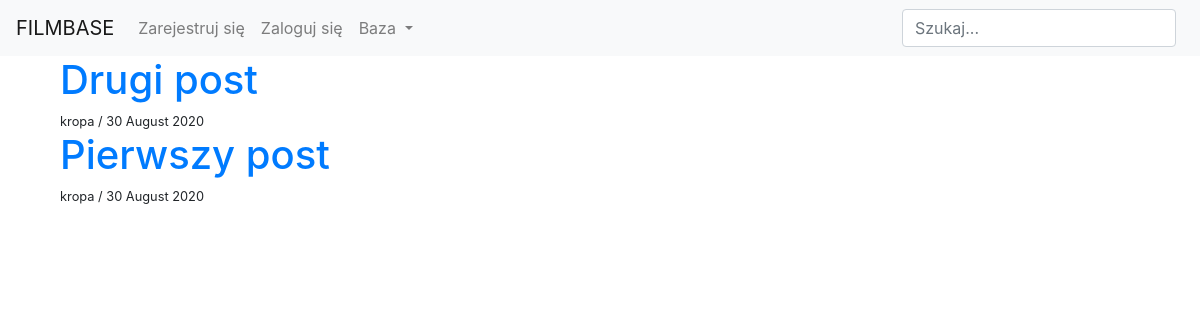
The page / on the database its author committed.
### blog/models.py (models this page shows, shortened)
class Post(models.Model):
    title = models.CharField(null=False, blank=False, max_length=200)
    content = models.TextField(null=False, blank=False, max_length=1000)
    date_of_create = models.DateTimeField(default=timezone.now)
    author = models.ForeignKey(User, on_delete=models.CASCADE)
    slug = models.SlugField(unique=True, null=True, blank=True)

### blog/views.py (the view)
# urls.py: path('', PostListView.as_view(), name='home'),
class PostListView(ListView):
    model = Post
    template_name = 'blog/homepage.html'
    context_object_name = 'posts'
    ordering = ['-date_of_create']

### blog/templates/blog/homepage.html (shortened to what this page needs)
{% extends 'users/base.html' %}
{% block content %}
    {% for post in posts %}
        <div class="container-fluid">
            <h1><a href="{% url 'post_detail' slug=post.slug %}">{{ post.title }}</a></h1>
            <small>{{ post.author }} / {{ post.date_of_create|date:"d E Y" }}</small>
        </div>
    {% endfor %}
{% endblock %}

### rows shown on the page
Post: title "Drugi post", author "kropa", date_of_create "30 August 2020"
Post: title "Pierwszy post", author "kropa", date_of_create "30 August 2020"
